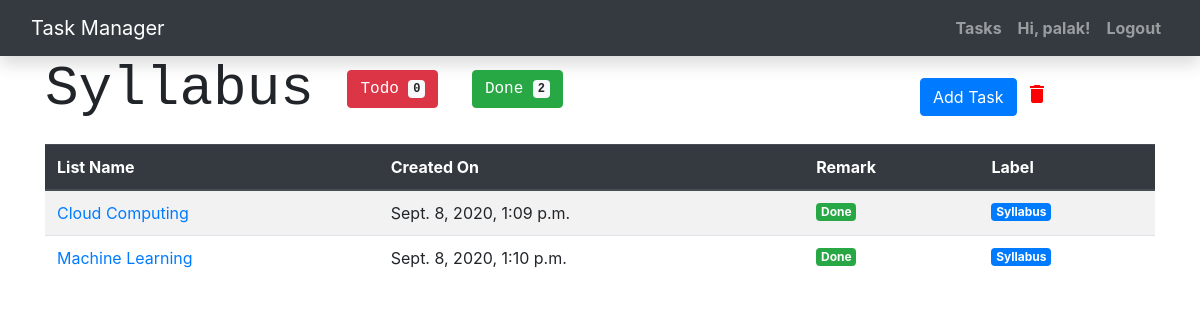
Screenshot of /tasklist/4/ (signed in) with the database file from the repository.
### todo/models.py (models this page shows, shortened)
class TaskList(models.Model):
    name = models.CharField(max_length=60)
    slug = AutoSlugField(populate_from='name')
    def __str__(self):
        return self.name
    class Meta:
        ordering = ["name"]
        verbose_name_plural = "Task Lists"

class Task(models.Model):
    title = models.CharField(max_length=128)
    slug = AutoSlugField(populate_from='title')
    description = models.TextField(default='',blank=True)
    task_list = models.ForeignKey(TaskList, on_delete=models.CASCADE, null=True)
    created_date = models.DateTimeField(default=timezone.now, blank=True, null=True)
    completed = models.BooleanField(default=False)
    completed_date = models.DateField(blank=True, null=True)
    created_by = models.ForeignKey(
        User,
        related_name="todo_created_by",
        on_delete=models.CASCADE,
    )

### todo/views.py (the view)
# urls.py: path('tasklist/<int:tasklist_id>/', views.tasklist_details, name='tasklist_detail'),
@login_required
def tasklist_details(request, tasklist_id):
    tasklist = TaskList.objects.get(pk=tasklist_id)
    lists = Task.objects.filter(task_list=tasklist_id)
    count = lists.count()
    return render(request, 'tasklist_details.html',{
        "tasklist" : tasklist,
        "lists" : lists,
        "tasks_todo" : lists.filter(completed="False").count(),
        "tasks_done" : lists.filter(completed="True").count()
    })

### todo/templates/tasklist_details.html
{% extends 'base.html' %}
{% block content %}
<h2>
    <div class="row">
        <div class="col-9">
            <h3 class="display-4 text-monospace"> {{tasklist}}
                <button type="button" class="btn btn-danger">
                    Todo <span class="badge badge-light">{{tasks_todo}}</span>
                </button>
                <button class="btn btn-success">
                    Done <span class="badge badge-light">{{tasks_done}}</span>
                </button>
            </h3>
        </div>
        <div class="col-3">
            <div style="margin:20px;">
                <a href="{% url 'tasks_add' %}">
                    <button type="button" class="btn btn-primary">Add Task</button>
                </a>
                <a href="{% url 'tasklist_delete' tasklist.id %}"><span class="material-icons" style="color: red;">delete</span></a>
            </div>
       </div>
    </div>
</h2>
<table class="table table-striped">
    <thead class="thead-dark">
        <tr>
        <th scope="col">List Name </th>
        <th scope="col">Created On </th>
        <th scope="col">Remark </th>
        <th scope="col">Label </th>
      </tr>
    </thead>
    <tbody>
        {% for task in lists %}
    <tr>
        <td><a href="{% url 'task_detail' task.slug  %}"> {{ task.title }} </a> </td>
        <td>{{ task.created_date}}</td>
        <td> {% if task.completed  %}
                <span class="badge badge-success">Done</span>
            {% else %}
                <span class="badge badge-danger">Todo</span>
            {% endif %}
        </td>
        <td>
            <span class="badge badge-primary">{{task.task_list}}</span>
        </td>
    </tr>
      {% endfor %}
{% endblock content %}

### todo/templates/base.html (shortened to what this page needs)
<html>
    <head>
        <link rel="stylesheet" href="https://stackpath.bootstrapcdn.com/bootstrap/4.5.2/css/bootstrap.min.css">
    </head>
    <body>
        <nav class="navbar navbar-expand-lg navbar-dark bg-dark shadow" id="mainNav">
            <div class="container-fluid">
                <a class="navbar-brand" href="{% url 'home' %}">Task Manager</a>
                <div class="collapse navbar-collapse" id="navbarResponsive">
                    <ul class="navbar-nav ml-auto">
                        {% if user.is_authenticated %}
                        <li class="nav-item text-black">
                            <a class="nav-link text-black font-weight-bold" href="{% url 'tasks' %}">Tasks</a>
                        </li>
                        <li class="nav-item text-black">
                            <a class="nav-link text-black font-weight-bold" href="#">Hi, {{ user.username }}!</a>
                        </li>
                        <li class="nav-item text-black">
                            <a class="nav-link text-black font-weight-bold" href="{% url 'logout' %}">Logout</a>
                        </li>
                        {% else %}
                        <li class="nav-item text-black">
                            <a class="nav-link text-black font-weight-bold" href="{% url 'login' %}">Login</a>
                        </li>
                        {% endif %}
                    </ul>
                </div>
            </div>
        </nav>
        <div class="container">
            {% block content %}
            {% endblock content %}
        </div>
    </body>
</html>

### rows the page displays
TaskList: name "Syllabus"
Task: title "Cloud Computing", created_date "Sept. 8, 2020, 1:09 p.m.", completed "Done", task_list "Syllabus"
Task: title "Machine Learning", created_date "Sept. 8, 2020, 1:10 p.m.", completed "Done", task_list "Syllabus"

### other values shown
{{ user.username }} "palak"
{{ tasks_todo }} "0"
{{ tasks_done }} "2"
